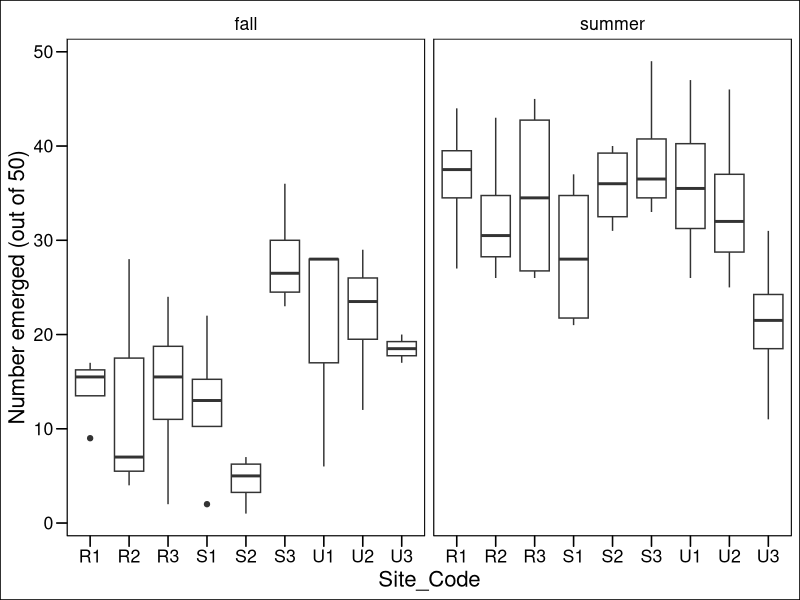
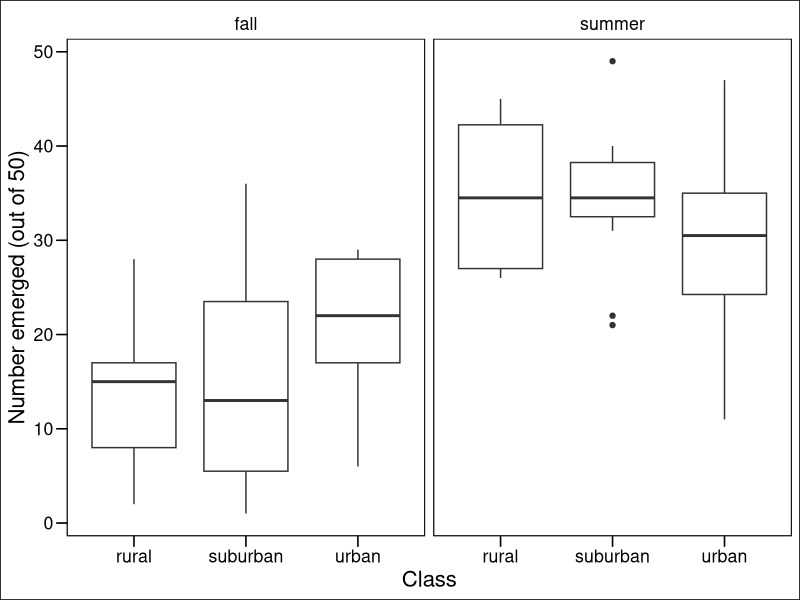
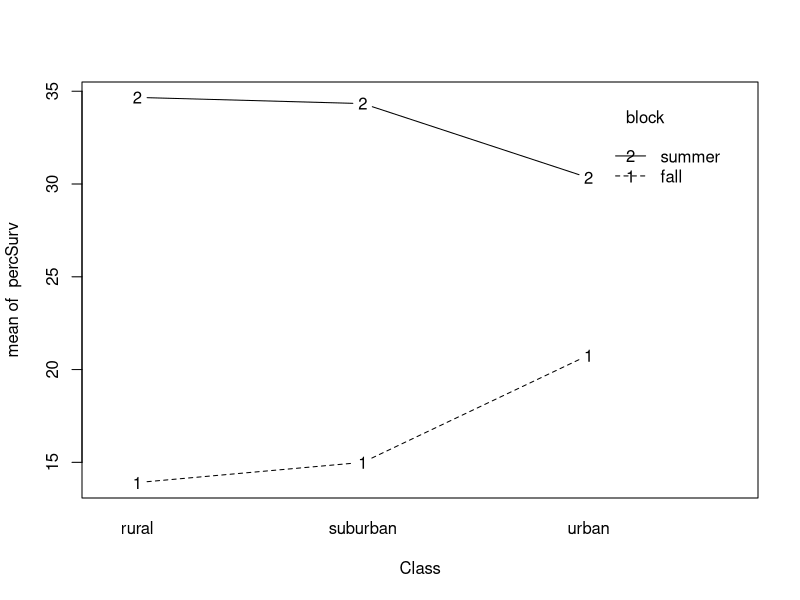
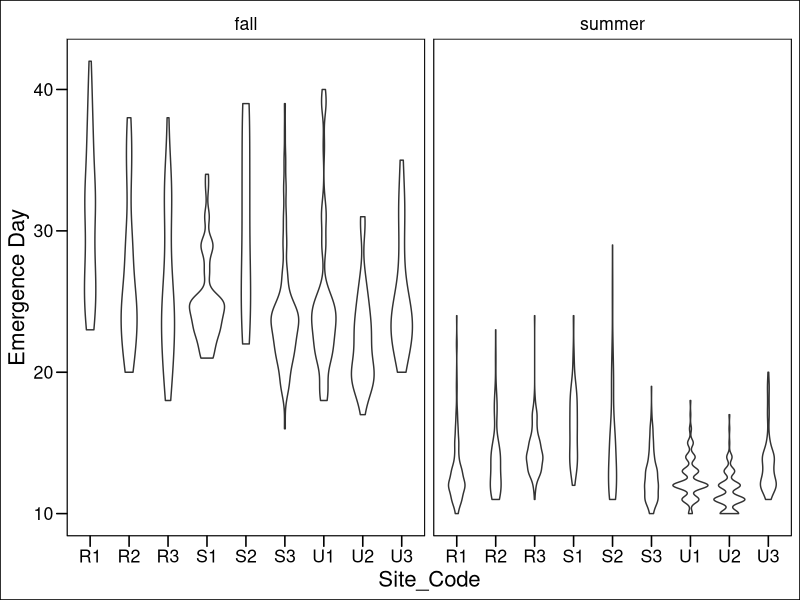
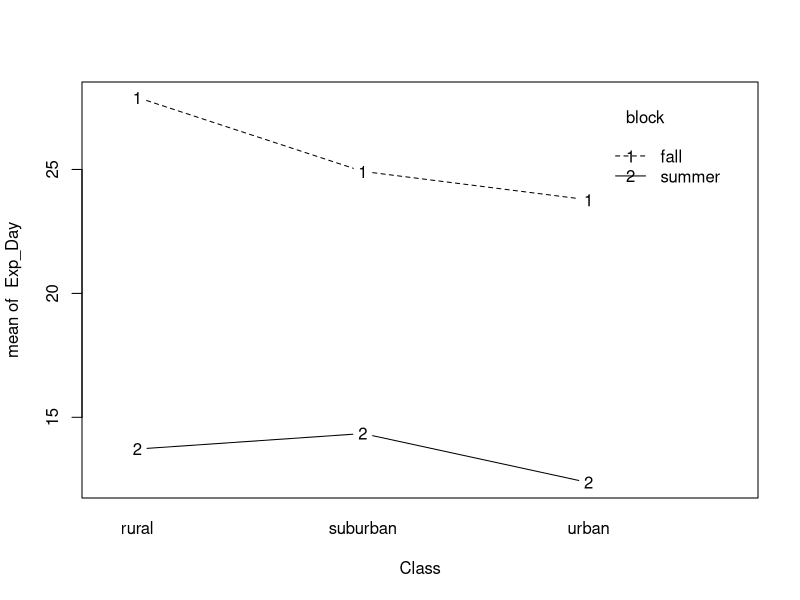
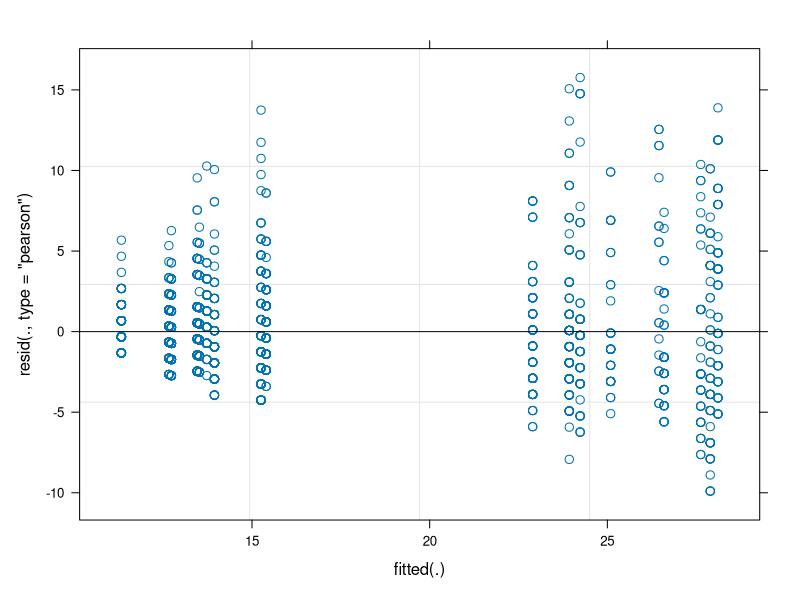
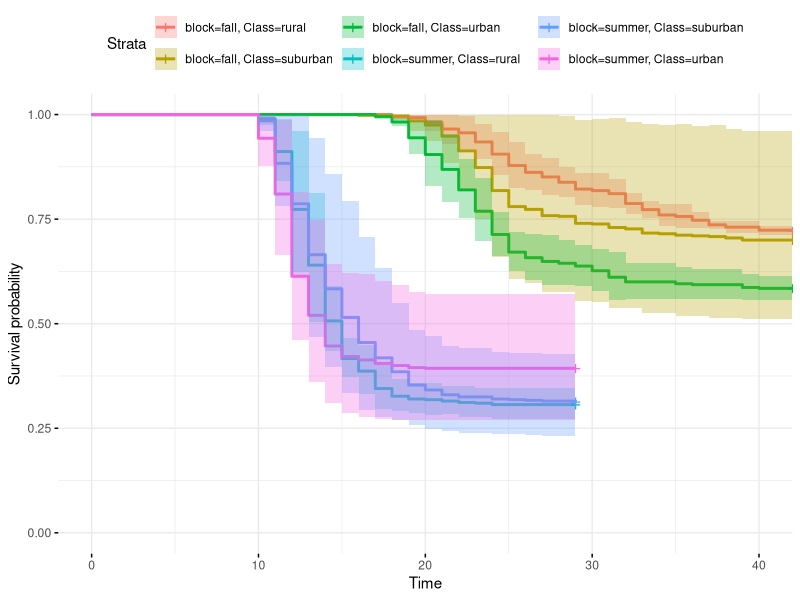

These charts were generated, in order, by the following R code:
## ---- chunk 1
knitr::opts_chunk$set(cache=TRUE)
knitr::opts_chunk$set(message=FALSE)
knitr::opts_chunk$set(warning=FALSE)
knitr::opts_chunk$set(echo=FALSE)
## ---- chunk 2
library(xtable)
library(dplyr)
library(ggplot2)
library(lme4)
library(MASS)
library(car)
library(survival)
library(survminer)
library(ggthemes)
## ---- chunk 3
emergAug <- read.csv("../../data/emergence/raw/AugustEmergence.csv")
emergAug$block <- "summer"

emergOct <- read.csv("../../data/emergence/raw/OctoberEmergence.csv")
emergOct$block <- "fall"
#drop U3T1 in fall because it was eaten by ants
emergOct <- filter(emergOct, Tray_Code!="U3T1")

emergAll <- rbind(emergOct, emergAug)
#expand so each mosquito gets one row
emergExp <- emergAll[rep(seq.int(1,nrow(emergAll)), emergAll$Num_Emerge),
                      c(11, 2,4,5,6:9)]
sum(emergAll$Num_Emerge)==nrow(emergExp) #quick check this worked
## ---- chunk 4
#get survival per tray
survSumm <- emergExp %>%
  filter(Sex=="F") %>%
  group_by(block, Tray_Code) %>%
  mutate(percSurv=n()) %>%
  ungroup() %>%
  dplyr::select(block, Class, Site_Code, Tray_Code, percSurv)
survSumm <- unique(survSumm)

#box plot by site
ggplot(data=survSumm, aes(x=Site_Code, y=percSurv)) +
  geom_boxplot() +
  facet_wrap(~block) +
  theme_base() +
  ylab("Number emerged (out of 50)")
## ---- chunk 5
ggplot(data=survSumm, aes(x=Class, y=percSurv)) +
  geom_boxplot() +
  facet_wrap(~block) +
  theme_base() +
  ylab("Number emerged (out of 50)")
## ---- chunk 6
with(survSumm, interaction.plot(x.factor=Class, trace.factor=block, response=percSurv, fun=mean, type="b", legend=T))
## ---- chunk 7
mixMortality <- lmer(percSurv ~  Class*block + (1|Site_Code), data=survSumm)
summary(mixMortality)
#anova(mixMortality)
emergAnova <- Anova(mixMortality, test.statistic = "F") #with car loaded
#plot(mixMortality)
#qqnorm(resid(mixMortality))
knitr::kable(emergAnova, caption="LMEM of class * block on tray level emergence with site as a random effect")
## ---- chunk 8
siteSumm <- emergExp %>%
  filter(Sex=="F") %>%
  group_by(block, Site_Code) %>%
  mutate(numSurv=n()) %>%
  ungroup() %>%
  dplyr::select(block, Class, Site_Code, numSurv)
siteSumm <- unique(siteSumm)

siteEmerg <- aov(numSurv ~  Class*block, data=siteSumm)
summary(siteEmerg)
#plot(siteEmerg)
TukeyHSD(siteEmerg)
## ---- chunk 9
emergExpF <- filter(emergExp, Sex=="F")
ggplot(data=emergExpF, aes(x=Site_Code, y=Exp_Day)) +
  geom_violin() +
  facet_wrap(~block) +  
  theme_base() +
  ylab("Emergence Day")
## ---- chunk 10
with(emergExpF, interaction.plot(x.factor=Class, trace.factor=block, response=Exp_Day, fun=mean, type="b", legend=T))
## ---- chunk 11
mixEmerge <- lmer(Exp_Day ~  Class*block + (1|Site_Code), data=emergExpF)
plot(mixEmerge)
summary(mixEmerge)
knitr::kable(Anova(mixEmerge))
## ---- chunk 12
fillIn <- function(df, endDay, totalMosq=50){
  #' Fill In Emergence Dates
  #' this function fills in for those mosquitoes that did not emerge so we do not have data for, it gives them an observation/event of 0 on the last day we found a mosquito emerged
  #' @param df the data frame you wish to fill in, in our case by pot
  #' @param endDay the last day of emergence
  #' @param totalMosq estimated starting number of mosquitoes per pot
  #' @returns dataframe with census data filled in for mosquitoes that did not emerge
  toRep <- df[1,]
  toRep$Exp_Day <- endDay
  toRep$event <- 0
  if(nrow(df)<totalMosq){
    toAdd <- toRep[rep(1, (totalMosq-nrow(df))),]
    allTest <- rbind(df, toAdd)
  } else {
    toAdd <- NA
    allTest <- NA
  }
  return(allTest)
}
## ---- chunk 13
applyFill <- function(season, allData=emergExp){
  #' Apply FillIn function
  #' @param season "fall" or "summer"
  #' @param allData full dataframe with row for each mosquito that emerged
  #' @returns censused data for the full season
  tempList <- list()
  tempDF <- allData
  tempDF <- tempDF[tempDF$Sex=="F",]
  tempDF <- tempDF[tempDF$block==season,]
  tempDF$event <- 1 #add emergence event
  for (i in 1:length(unique(tempDF$Tray_Code))){ 
    df <- tempDF[tempDF$Tray_Code==unique(tempDF$Tray_Code)[i],]
    endDay <- max(tempDF$Exp_Day)
    tempList[[i]] <- fillIn(df=df, endDay=endDay)
  }
  allSurv <- do.call(rbind.data.frame, tempList)
  return(allSurv)
}
## ---- chunk 14
summerSurv <- applyFill(season="summer")
fallSurv <- applyFill(season="fall")
allSurv <- rbind(summerSurv, fallSurv)
## ---- chunk 15

with (allSurv, table(event, block, Site_Code))

km.fit <- survfit(Surv(Exp_Day, event) ~ block + Class +cluster(Site_Code), data=allSurv, type="kaplan-meier", se.fit=T, conf.int=0.95)
summary(km.fit)

ggsurvplot(km.fit, 
           data=allSurv, 
           risk.table=F, 
           pval=F, 
           conf.int=T, 
           ggtheme=theme_minimal()
           #palette=rep(c(colRural,colSuburban, colUrban), 2),
           #legend.labs=rep(c("Rural", "Suburban", "urban"), 2)
           )

#plot(km.fit, col=rep(c(1,2,3),2)) #note that urban switches from less emerging to more from summer to fall


